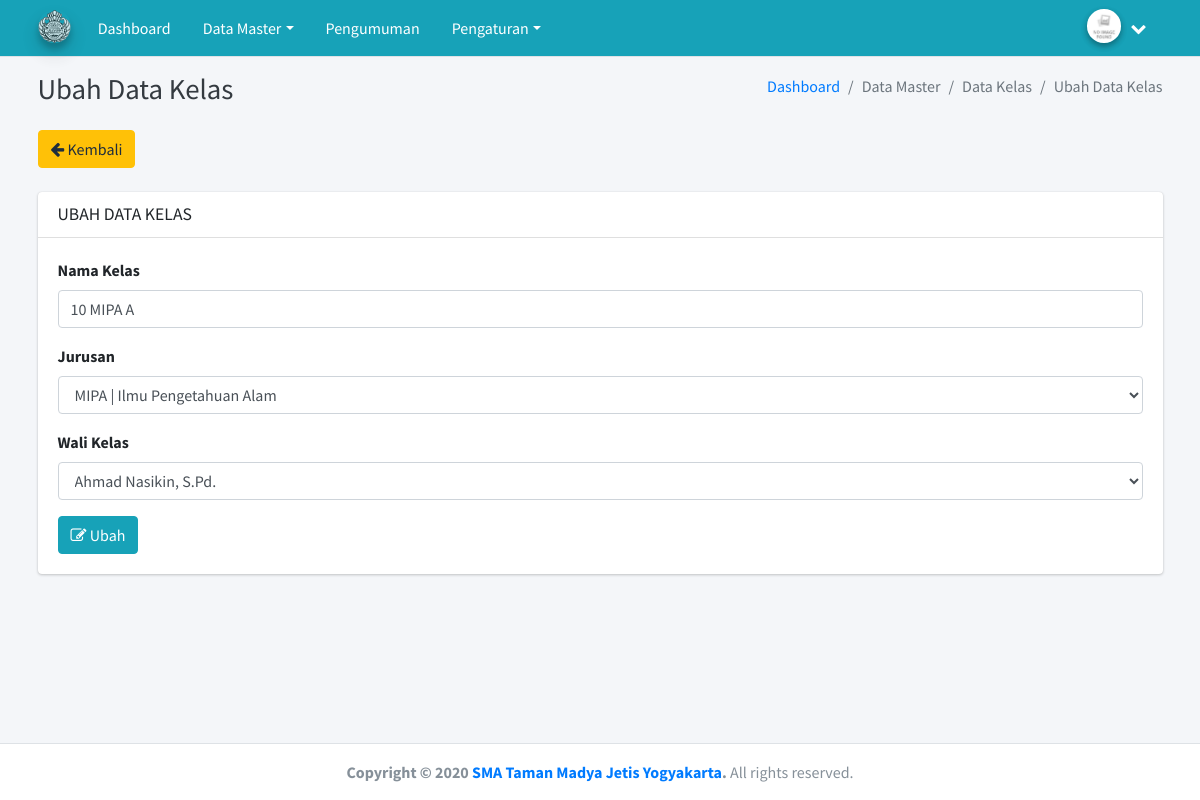
The page /admin/kelas/edit/1 on the database its author committed.
### tables this page shows
CREATE TABLE `profil_sekolah` (
  `id_profil_sekolah` int(11) NOT NULL,
  `nama` varchar(100) NOT NULL,
  `kepala` varchar(50) NOT NULL,
  `telepon` varchar(15) NOT NULL,
  `email` varchar(50) NOT NULL,
  `website` varchar(100) NOT NULL,
  `logo` text NOT NULL,
  `alamat` text NOT NULL
);

CREATE TABLE `rombel` (
  `id_rombel` int(11) NOT NULL,
  `id_jurusan` int(11) NOT NULL,
  `id_guru` int(11) NOT NULL,
  `rombel` varchar(30) NOT NULL
);

### application/views/admin/layout/v_wrapper.php (called while the page is built)
<?php
include 'v_head.php';
include 'v_nav.php';
include 'v_content.php';
include 'v_footer.php';
?>

### application/controllers/admin/Kelas.php (called while the page is built, shortened)
<?php
class Kelas extends CI_Controller {
	public function __construct()
	{
		$this->load->model('kelas_model','kelas');
		$this->load->model('guru_model', 'guru');
	}
	public function edit($id_rombel)
	{
		$detail = $this->kelas->detail($id_rombel);
		$data = array(
			'title'	=> 'Data Kelas | Apps Sekolah',
			'jurusan'	=> $this->kelas->jurusan(),
			'guru'		=> $this->guru->list(),
			'detail'	=> $detail,
			'content'	=> 'admin/kelas/v_edit'
		);
		$this->load->view('admin/layout/v_wrapper', $data, FALSE);
	}
}

### index.php (called while the page is built, shortened)
<?php
require_once BASEPATH.'core/CodeIgniter.php';

### application/models/Public_model.php (called while the page is built, shortened)
<?php
class Public_model extends CI_Model {
	public function get_admin($id_admin)
	{
		$this->db->select('*');
		$this->db->from('admin');
		$this->db->where('id_admin', $id_admin);
		$query = $this->db->get();
		return $query->row();
	}
	public function get_profil_sekolah($id=1)
	{
		$this->db->select('*');
		$this->db->from('profil_sekolah');
		$this->db->where('id_profil_sekolah', $id);
		$query = $this->db->get();
		return $query->row();
	}
}

### application/views/admin/layout/v_content.php (called while the page is built)
<?php
if ($content)
{
	$this->load->view($content);
}
?>

### application/models/Kelas_model.php (called while the page is built, shortened)
<?php
class Kelas_model extends CI_Model {
	public function jurusan()
	{
		$this->db->select('*');
		$this->db->from('jurusan');
		$query = $this->db->get();
		return $query->result();
	}
	public function detail($id_rombel)
	{
		$this->db->select('*');
		$this->db->from('rombel');
		$this->db->join('jurusan', 'rombel.id_jurusan = jurusan.id_jurusan', 'left');
		$this->db->join('guru', 'rombel.id_guru = guru.id_guru', 'left');
		$this->db->where('id_rombel', $id_rombel);
		$query = $this->db->get();
		return $query->row();
	}
}

### application/models/Guru_model.php (called while the page is built, shortened)
<?php
class Guru_model extends CI_Model {
	public function list()
	{
		$this->db->select('*');
		$this->db->from('guru');
		$this->db->order_by('id_guru', 'desc');
		$query = $this->db->get();
		return $query->result();
	}
}

### application/views/admin/kelas/v_edit.php (the view, shortened to what this page needs)
<div class="content-wrapper">
  <div class="content-header">
    <div class="container">
      <div class="row mb-2">
        <div class="col-sm-6">
          <h1 class="m-0 text-dark">Ubah Data Kelas</h1>
        </div>
        <div class="col-sm-6">
          <ol class="breadcrumb float-sm-right">
            <li class="breadcrumb-item"><a href="#">Dashboard</a></li>
            <li class="breadcrumb-item active">Data Master</li>
            <li class="breadcrumb-item active">Data Kelas</li>
            <li class="breadcrumb-item active">Ubah Data Kelas</li>
          </ol>
        </div>
      </div>
    </div>
  </div>
  <div class="content">
    <div class="container">
      <a href="<?= base_url() ?>admin/kelas" class="btn btn-warning"><i class="fa fa-arrow-left"></i> Kembali</a>
      <br><br>
      <div class="row">
        <div class="col-lg-12">
          <div class="card">
            <div class="card-header">
              <h3 class="card-title"> UBAH DATA KELAS</h3>
            </div>
            <div class="card-body">
              <form action="<?= base_url() ?>admin/kelas/edit/<?= $detail->id_rombel ?>" method="post">
                <div class="row">
                  <div class="form-group col-md-12">
                    <label for="">Nama Kelas</label>
                    <input type="text" name="rombel" value="<?= $detail->rombel ?>" class="form-control" placeholder="Contoh : 10 IPA A" required="">
                  </div>
                  <div class="form-group col-md-12">
                    <label for="">Jurusan</label>
                    <select name="id_jurusan" id="" class="form-control" required="">
                      <?php foreach ($jurusan as $key => $value): ?>
                        <option value="<?= $value->id_jurusan ?>" <?php if ($detail->id_jurusan==$value->id_jurusan) {echo "selected";} ?>><?= $value->kode_jurusan ?> | <?= $value->nama_jurusan ?></option>
                      <?php endforeach ?>
                    </select>
                  </div>
                  <div class="form-group col-md-12">
                    <label for="">Wali Kelas</label>
                    <select name="id_guru" id="" class="form-control" required="">
                      <?php foreach ($guru as $key => $value): ?>
                        <option value="<?= $value->id_guru ?>" <?php if ($detail->id_guru==$value->id_guru) {echo "selected";} ?>><?= $value->nama_guru ?></option>
                      <?php endforeach ?>
                    </select>
                  </div>
                </div>
                <button type="submit" class="btn btn-primary"><i class="fa fa-edit"></i> Ubah</button>
              </form>
            </div>
          </div>
        </div>
      </div>
    </div>
  </div>
</div>

### application/views/admin/layout/v_nav.php (shortened to what this page needs)
<nav class="main-header navbar navbar-expand-md navbar-light navbar-white">
  <div class="container">
    <a href="<?= base_url() ?>admin/dashboard" class="navbar-brand">
      <img src="<?= base_url() ?>public/media/upload-profil-sekolah/<?= $data_profil_sekolah->logo ?>" alt="AdminLTE Logo" class="brand-image img-circle elevation-3"
      style="opacity: .8">
    </a>
    <div class="collapse navbar-collapse order-3" id="navbarCollapse">
      <ul class="navbar-nav">
        <li class="nav-item">
          <a href="<?= base_url() ?>admin/dashboard" class="nav-link">Dashboard</a>
        </li>
        <li class="nav-item dropdown">
          <a id="dropdownSubMenu1" href="#" data-toggle="dropdown" aria-haspopup="true" aria-expanded="false" class="nav-link dropdown-toggle">Data Master</a>
        </li>
        <li class="nav-item">
          <a href="<?= base_url() ?>admin/pengumuman" class="nav-link">Pengumuman</a>
        </li>
        <li class="nav-item dropdown">
          <a id="dropdownSubMenu1" href="#" data-toggle="dropdown" aria-haspopup="true" aria-expanded="false" class="nav-link dropdown-toggle">Pengaturan</a>
        </li>
      </ul>
    </div>
    <ul class="order-1 order-md-3 navbar-nav navbar-no-expand ml-auto">
      <li class="nav-item dropdown user-menu">
        <a href="#" class="nav-link dropdown-toggle" data-toggle="dropdown">
          <?php if (empty($data_admin->foto)): ?>
            <img src="<?= base_url() ?>public/media/icon/no-img.jpg" class="user-image img-circle elevation-2" alt="User Image">
            <?php else: ?>
              <img src="<?= base_url() ?>public/media/upload-admin/<?= $data_admin->foto ?>" class="user-image img-circle elevation-2" alt="User Image">
            <?php endif ?>
            <span class="d-none d-md-inline"><?= $data_admin->nama ?></span> <i class="fa fa-chevron-down"></i>
          </a>
      </li>
    </ul>
  </div>
</nav>

### application/views/admin/layout/v_footer.php (shortened to what this page needs)
<footer class="main-footer">
  <center><strong>Copyright &copy; 2020 <a href="https://adminlte.io"><?= $data_profil_sekolah->nama ?></a>.</strong> All rights reserved.</center>
</footer>
</div>
</body>
</html>

### rows shown on the page
profil_sekolah: logo (picture), nama "SMA Taman Madya Jetis Yogyakarta"
rombel: rombel "10 MIPA A"

### other values the page prints
form field id_jurusan "MIPA | Ilmu Pengetahuan Alam"
form field id_guru "Ahmad Nasikin, S.Pd."
